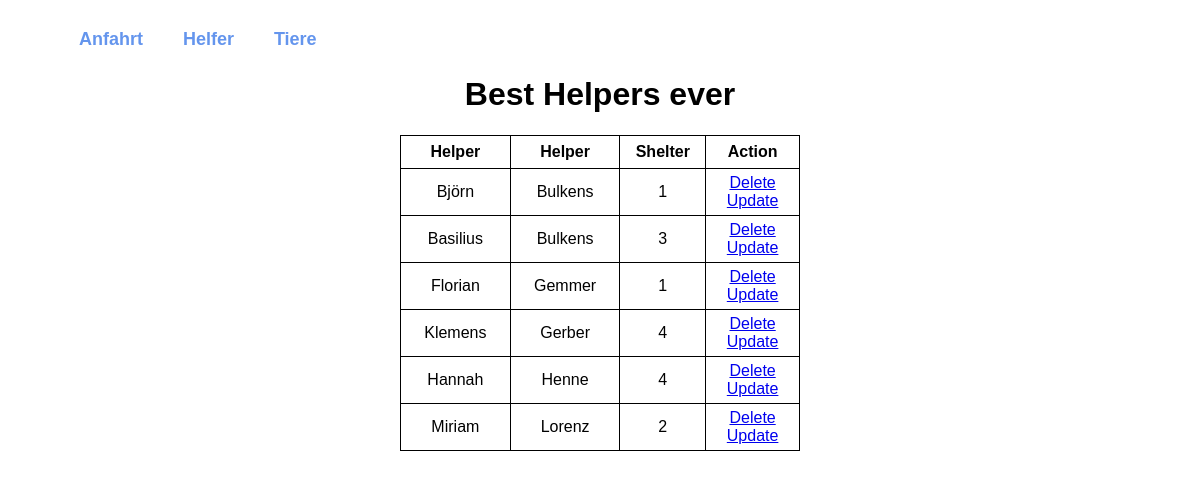
The page / on the database its author committed.
### database.py (models this page shows, shortened)
class Volunteers(db.Model):
    id = db.Column(db.Integer, primary_key=True)
    firstname = db.Column(db.String(20), nullable=False)
    lastname  = db.Column(db.String(20), nullable=False)
    gender = db.Column(db.String(1), nullable=False)
    birthday = db.Column(db.DateTime, nullable=False)
    password = db.Column(db.String(20), nullable=False)
    shelter = db.Column(db.Integer, db.ForeignKey('shelters.id'), nullable=False)

### database.py (the view)
@app.route('/', methods=['POST', 'GET'])
def index():
    if request.method == 'POST':
        pass
    else:
        volus = Volunteers.query.order_by(Volunteers.lastname).all()
        return render_template('index.html', tasks=volus)

### templates/index.html (shortened to what this page needs)
{% extends 'base.html' %}
{% block body %}
<div class="content">
    <h1 style="text-align: center">Best Helpers ever</h1>
    {% if tasks|length < 1 %}
    <h4 style="text-align: center">There are no Volunteers! :(</h4>
    {% else %}
    <table>
        <tr>
            <th>Helper</th>
            <th>Helper</th>
            <th>Shelter</th>
            <th>Action</th>
        </tr>
        {% for task in tasks %}
            <tr>
                <td>{{ task.firstname }}</td>
                <td>{{ task.lastname }}</td>
                <td>{{ task.shelter }}</td>
                <td>
                    <a href="/delete/{{task.id}}">Delete</a>
                    <br>
                    <a href="/update/{{task.id}}">Update</a>
                </td>
            </tr>
        {% endfor %}
    </table>
    {% endif %}
</div>
{% endblock %}

### templates/base.html (shortened to what this page needs)
<!DOCTYPE html>
<html lang="en">
    <head>
        <link rel="stylesheet" href="../static/css/main.css">
    </head>
    <body>
        {% block navbar %}
        <div class="navbar navbar-fixed-top" style="margin-left: 0.5cm; margin-top: .5cm; margin-bottom: .5cm;">
              <ul class="navbar-nav mr-auto nav-fill w-100" style="font-size: large; background-color: rgb(204, 204, 204);">
                <li class="nav-item"><a style="text-decoration: none; color: cornflowerblue; font-weight: bold; font-size: large;" class="nav-link naveintrag" href="/UC1">Anfahrt</a></li>
                <li class="nav-item"><a style="text-decoration: none; color: cornflowerblue; font-weight: bold; font-size: large;" class="nav-link" href="/UC2">Helfer</a></li>
                <li class="nav-item"><a style="text-decoration: none; color: cornflowerblue; font-weight: bold; font-size: large;" class="nav-link" href="/UC3">Tiere</a></li>
              </ul>
        </div>
        <br><br>
        {% endblock %}
        {%block body%}{% endblock %}
    </body>
</html>

### static/css/main.css (style rules this page uses)
body, html { margin: 0; font-family: 'Arial'; }
.content { margin: 0 auto; width: 400px; }
table, td, th { border: 1px solid rgb(0, 0, 0); }
table { border-collapse: collapse; width: 100%; }
th { height: 30px; }
td { text-align: center; padding: 5px; }
li { color: black; float: left; position: relative; padding: 10px 20px; overflow: hidden; }
li::after { background-color: black; content: ""; width: 0; height: 5px; left: 0; bottom: 0; margin-left: 40%; margin-right: 40%; transition: width 0.35s ease 0s; position: absolute; }

### rows shown on the page
Volunteers: firstname "Björn", lastname "Bulkens", shelter "1"
Volunteers: firstname "Basilius", lastname "Bulkens", shelter "3"
Volunteers: firstname "Florian", lastname "Gemmer", shelter "1"
Volunteers: firstname "Klemens", lastname "Gerber", shelter "4"
Volunteers: firstname "Hannah", lastname "Henne", shelter "4"
Volunteers: firstname "Miriam", lastname "Lorenz", shelter "2"
